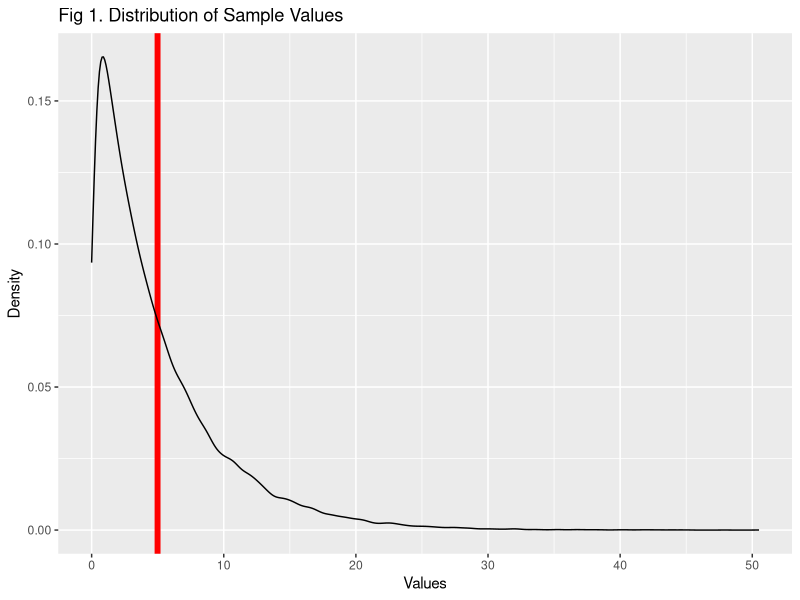
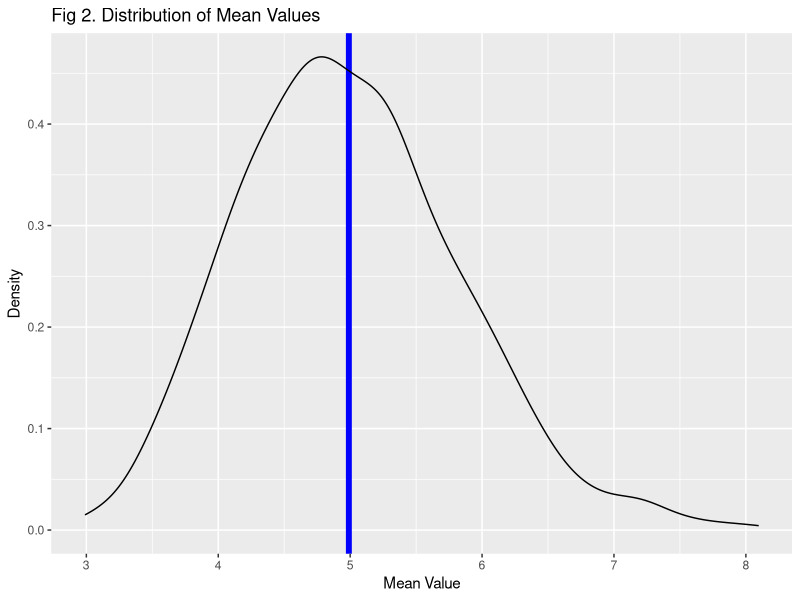
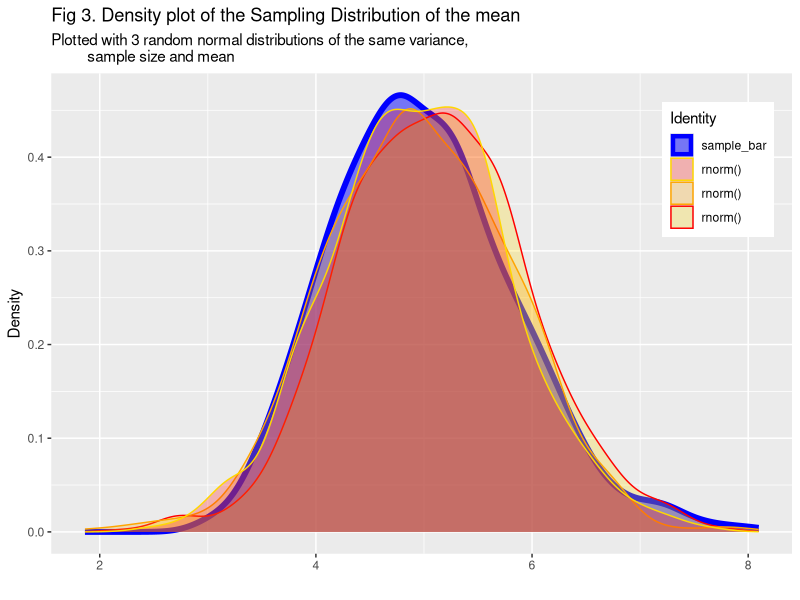

Reproduce these figures in R, in order.
## ---- chunk 1
knitr::opts_chunk$set(echo = TRUE)
library(tidyverse)
## ---- chunk 2
set.seed(54321)
sample <- matrix(rexp(40*1000, 0.2), 1000, 40)
sample_bar <- apply(sample, 1, mean)
## ---- chunk 3
sample_Summ <- summary(c(sample))
sample_bar_Summ <- summary(c(sample_bar))
sample_bar_mean <- sample_bar_Summ[[4]]
## ---- chunk 4
sample_gg <- as_tibble(c(sample))
ggplot(data = sample_gg) +
    geom_vline(xintercept = sample_Summ[[4]],
               color = 'red',
               size = 2) +
    geom_density(mapping = aes(x = value)) +
    labs(title = "Fig 1. Distribution of Sample Values",
         x = "Values",
         y = "Density")
## ---- chunk 5
sample_bar_gg <- as_tibble(c(sample_bar))
ggplot(data = sample_bar_gg) +
    geom_vline(xintercept = sample_bar_Summ[[4]],
               color = 'blue',
               size = 2) +
    geom_density(mapping = aes(x = value)) +
    labs(title = "Fig 2. Distribution of Mean Values",
         x = "Mean Value",
         y = "Density")
## ---- chunk 6
sample_Var <- var(c(sample))
sample_bar_var <- var(c(sample_bar))
## ---- chunk 7
set.seed(121212)
ggplot(data = as.data.frame(sample_bar)) +
    geom_density(mapping = aes(sample_bar,
                               fill = 'blue'),
                               size = 2,
                               color = 'blue',
                               alpha = .5) +
    geom_density(mapping = aes(rnorm(1000,
                                     sd = sqrt(sample_bar_var),
                                     mean = sample_bar_mean),
                               fill = 'red'),
                               color = 'red',
                               alpha = .25) +
    geom_density(mapping = aes(rnorm(1000,
                                     sd = sqrt(sample_bar_var),
                                     mean = sample_bar_mean),
                               fill = 'orange'),
                               color = 'orange',
                               alpha = .25) +
    geom_density(mapping = aes(rnorm(1000,
                                     sd = sqrt(sample_bar_var),
                                     mean = sample_bar_mean),
                               fill = 'gold'),
                               color = 'gold',
                               alpha = .25) +
    labs(x = "",
         y = "Density",
         title = "Fig 3. Density plot of the Sampling Distribution of the mean",
         subtitle = "Plotted with 3 random normal distributions of the same variance, 
         sample size and mean") +
    theme(legend.position = c(.9,.8)) +
    scale_fill_manual(name = 'Identity',
                       values = c('blue', 'red', 'orange', 'gold'),
                       labels = c('sample_bar', 'rnorm()', 'rnorm()', 'rnorm()'))
